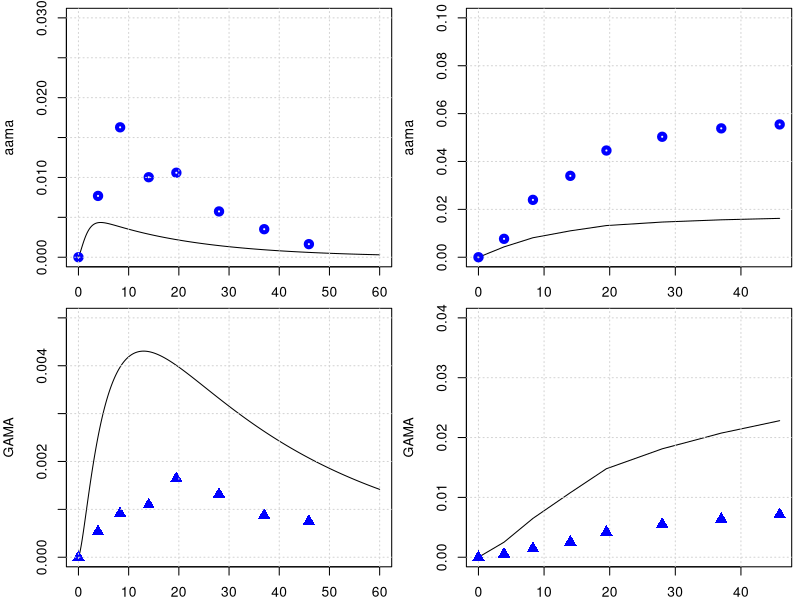

The R source for this figure:
library(deSolve)
library(minpack.lm)
graphics.off()

# body weight in kg
BW = 70 
# fractions of BW
##https://journals.sagepub.com/doi/pdf/10.1177/ANIB_32_3-4
F_B = 0.079 
F_B_AB = 0.35 #fraction: arterial blood of blood volume
F_B_VB = 0.65 #fraction: venous blood of blood volume
F_Li = 0.026
F_Ki = 0.0044
F_T = 1-(F_B+F_Li+F_Ki)
# organ volumes in L
V_AB <- BW*F_B*F_B_AB 
V_VB <- BW*F_B*F_B_VB 
V_T <- BW*F_T
V_Ki <- BW*F_Ki
V_Li <- BW*F_Li
# cardiac output in L/(kg*h)
##https://journals.sagepub.com/doi/pdf/10.1177/ANIB_32_3-4
QCC = 16        #12.5 # maybe 14 or 6.5 check?
Q_C = QCC*BW^0.75
#FQ_P = 2.5/100 Trine: We don't have a lung compartment in this model
FQ_Li = 0.19
FQ_Ki = 0.255 #total - there is also an aterial flow rate 
FQ_T = 1 -( FQ_Li + FQ_Ki) # +FQ_P) Trine: We don't have a lung compartment in this model
Q_Li <- Q_C*FQ_Li
Q_Ki <- Q_C*FQ_Ki
Q_T <- Q_C*FQ_T

# partition coefficient 
### we comback later
pAA_TB = 0.2
pAA_KiB = 0.2
pAA_LiB = 0.8 
# Maybe we said it earlier and these parameters are not sensitive to the model, but from which paper did you get the values of these partition coefs., 
# in the paper of Sweeney and of Li are different pAA_LiB = 0.4 and pAA_KiB = 0.8.

# reaction rate constants 
k_AAuptake = 1 #1/h

k_onAA_T = 0.28  #1/h     # we took it from Sweenney
k_onAA_B = 0.36  #1/h
k_onAA_Li = 0.31 #1/h
k_onAA_Ki = 0.83 #1/h

# k_syn_GSH = 0.25  #mmol/h  # we have not used this parameter

#??????????????????
k_cl_GSH = 0.35   # 1/h   # we should check: notation, meaning, reference

# k_onAA_GSH = 0.55 # L/(mmol h)
# check, we do not use it any more.

k_exc_AAMA = 0.049   # 0.049 #1/h or 0.13 # this will change the shape

# k_exc_AA <- 2
# check, we do not use it any more.

MW_aa = 71   # mg/mmol
MW_ga = 87   # mg/mmol
MW_GSH = 307.32 # mg/mmol

# Maximum velocity for enzymatic reaction 
V_max_p450 = 9 /MW_aa*BW^0.7  # mg/h  from Sweenney paper, checked!
# maximum rate of GA and AA conjugation with GSH (mg/(h BW^0.7))
Vmax_AA_GSH <- 22*BW^0.7 # from the Sweeny  fitted   mg/h

k_0_GSH = 7   # from Sweeney paper.
MW_GSH = 307.32     # mg/mmol
AGSH0 = k_0_GSH * V_Li * MW_GSH

### PARAMETERS FOR GA
# partition coefficient
pGA_TB = 0.97
pGA_LiB = 0.9
pGA_KiB = .3

#k_onGA_GSH = 0.8 #L/(mmol h)

k_onGA_T = 0.089       #1/h
k_onGA_B = 0.108       #1/h
k_onGA_Ki = k_onAA_T/2 #1/h
k_onGA_Li = 0.115      #1/h

k_exc_GAMA = 0.027     # 0.077 #1/h  # or 0.027 # from sweeney
k_exc_GAOH = 0.077     # 1/h  # from sweeney
#k_exc_GA <- .4         # 1/h Q_Ki*0.025

PL1 = 1.7     # !$'liver/blood partition AA'
PL2 = 0.9     # !$'liver/blood partition GA'

VMAXGC1 = 1   #!Vmax for GSH-AA conjugation mg/hr-kg^0.7
VMAXG1 = VMAXGC1/MW_aa*BW**0.7    # !$'Liver AA-GSH rate'

# Maximum velocity for enzymatic reaction 
V_max_EH = 20 /MW_ga*BW^0.7  
KM_p450 = 10.0
KM_EH = 100.0
# maximum rate of GA and AA conjugation with GSH (mg/(h BW^0.7))
Vmax_GA_GSH <- 20*BW^0.7 # from the Sweeny  fitted   mg/h

KMG1 = 100  #!Km with respect to AA for GSH conjugation mg/L (from Sweeny code) Trine: This should be mg. Delete the term MW_aa
#Sweeney has this parameter for rats ans 100 mg/L why did you use this number and why divived by MW??
##Sweeney says this is 64 mg/L in the paper##This comment is wrong ignore
KMGG = 0.1/MW_GSH        # !KM with respect to GSH for AA or GA conjugation with GSH mmol/L. Trine: should be mg/L
####and that this is 307 mg/L #This comment is wrong ignore
KMG2 = 100  #!Km with respect to GA for GSH conjugation mM. Trine: This should be mg. Delete the term MW_aa
#The same comment as for KMG1


# from the code, not from paper
KPT_Li = 0.015    # !'protein turnover rate in liver'# this is confimred in the exp. values of Sweeney
KPT_Ki = 0.013    #  !'protein turnover rate in kidney'# 1/h this is 0.012 in Sweeney, I guess its not much of difference
KPTR = 0.013      # !'protein turnover rate in rpt'# this is 0.012 in Li et.al
KPTS = 0.0039     # !'protein turnover rate in spt'# and this they have it 0.0051 Sweeney and Li 0.0012 refering to Sweeney
KPTRB = 0.0039    # !'protein turnover rate in rbc'# how did we get that?
KPTPL = 0.0039    # !'protein turnover rate in plasma'# Sweeney has 0.012 for this value
# +++++++++++++++++++++++++++++++++++++++++++++++++++++++++++++++++
# create list of parameter
# +++++++++++++++++++++++++++++++++++++++++++++++++++++++++++++++++
params <- unlist(c(data.frame(pAA_TB, pAA_LiB, pAA_KiB,
                              pGA_TB, pGA_LiB, pGA_KiB,
                              k_onAA_T, k_onAA_B, k_onAA_Li,  k_onAA_Ki,
                              k_onGA_T, k_onGA_B, k_onGA_Li, k_onGA_Ki, 
                              k_exc_AAMA, k_exc_GAMA,
                              k_cl_GSH, V_max_p450, KM_p450, V_max_EH, KM_EH,
                              k_AAuptake)
))
yini <- c(m_AA_AB = 0.0, m_GA_AB = 0.0, 
          a_pb_AA_B = 0 ,
          m_AA_VB = 0.0, m_GA_VB = 0.0,
          m_AA_Ki = 0.0, m_GA_Ki = 0.0, m_AA_dose = 0 ,
          m_AA_Li = 0.0, m_AAMA = 0.0, 
          m_GA_Li = 0.0,
          a_pb_GA_Li   = 0.0,
          m_GAMA  = 0.0,        #m_GAMA_urinary = 0.0, 
          m_GSH_Li = k_0_GSH * V_Li * MW_GSH, 
          m_AA_T = 0.0, m_GA_T = 0.0,
          m_GAOH = 0.0, 
          m_AA_out = 0.0,  m_AA_accum = 0.0,   m_AA_free = 0.0, m_AA_in = 0.0,
          m_GA_out = 0.0,  m_GA_accum = 0.0, m_GA_free = 0.0, m_GA_in = 0.0,
          a_pb_AA_Ki = 0,
          a_pb_AA_Li = 0,
          a_pb_GA_Ki = 0, a_pb_AA_T = 0
)
# ++++++++++++++++++++++++++++++++++++++++++++++++++++++++++++++++++
# PBPK model for Acrylamide 
# ++++++++++++++++++++++++++++++++++++++++++++++++++++++++++++++++++
PBPKmodelAA <- function(t,state,parameter){
  with(as.list(c(t,state,parameter)), {
    ########################################################################################  
    #----#---#  Model for AA  #---#---#
    # concentrations blood in the organs in mg/L
    c_AA_AB <- m_AA_AB/V_AB   
    c_AA_VB <- m_AA_VB/V_VB
    c_AA_T <- m_AA_T/V_T
    c_AA_Li <- m_AA_Li/V_Li*PL1 #Trine: Should we multiply with PL1 as we do for GA
    c_AA_Ki <- m_AA_Ki/V_Ki
    
    c_GSH_Li <- m_GSH_Li/V_Li
    # units checked -> mg/h   
    dm_AA_dose <- -k_AAuptake*m_AA_dose
    # ????????????????????????????
    
    # Blood
    #-----------------------------
    # units checked -> mg/h   
    dm_AA_AB <- Q_C*(c_AA_VB - c_AA_AB) -k_onAA_B*m_AA_AB
    # units checked -> mg/h   
    dm_AA_VB <- Q_T*(c_AA_T/pAA_TB) +Q_Li*(c_AA_Li/pAA_LiB) +Q_Ki*(c_AA_Ki/pAA_KiB) - Q_C*c_AA_VB -k_onAA_B*m_AA_VB
    
    # Trine: I added this. Can we make an overall turnover rate in blood? Is this correct? 
    da_pb_AA_B <- k_onAA_B*m_AA_AB + k_onAA_B*m_AA_VB - a_pb_AA_B*KPTRB
    
    # Kidney
    #---------------------------------
    # units checked -> mg/h   
    dm_AA_Ki <- Q_Ki*c_AA_AB -Q_Ki*(c_AA_Ki/pAA_KiB) -k_onAA_Ki*m_AA_Ki 
    
    # protein tunr over AA in Kidney
    da_pb_AA_Ki <- k_onAA_Ki*m_AA_Ki - a_pb_AA_Ki*KPT_Ki
    
    # Liver
    #--------------------------------

    
    
    
    # units checked -> mg/h
    dm_GSH_Li <- k_0_GSH * V_Li * MW_GSH - k_cl_GSH*m_GSH_Li 
    
    # unit chekced mg/h 
    metAA_GSH <- Vmax_AA_GSH * c_AA_Li * c_GSH_Li / ((KMG1 + c_AA_Li) * (KMGG + c_GSH_Li))
    # Then the units of this eq. are not mg/h, with the KMG1 & KMGG having the MW!
    
    metAA_P450 <- V_max_p450 * MW_aa*c_AA_Li/ (KM_p450+c_AA_Li)
    
    # units checked -> mg/h  
    dm_AA_Li <- Q_Li*(c_AA_AB - c_AA_Li/pAA_LiB) + k_AAuptake*m_AA_dose - k_onAA_Li*m_AA_Li  - metAA_P450 - metAA_GSH 
    
    # protein turn over AA in Liver
    da_pb_AA_Li <- k_onAA_Li*m_AA_Li - a_pb_AA_Li * KPT_Li
    
    # Tissue
    #--------------------------------------------------------------
    # units checked -> mg/h   
    dm_AA_T <- Q_T*(c_AA_AB - c_AA_T/pAA_TB) -k_onAA_T*m_AA_T
    # protein turn over AA in Tussue
    da_pb_AA_T <- k_onAA_T*m_AA_T - a_pb_AA_T * KPTS
    
    # Urine
    #-------------------------------------------------------------
    # units checked -> mg/h   
    dm_AAMA <- metAA_GSH  - m_AAMA*k_exc_AAMA 
    
    dm_AA_out <- metAA_P450 + metAA_GSH
    dm_AA_in <- k_AAuptake*m_AA_dose
    dm_AA_accum <- k_onAA_B*m_AA_AB +k_onAA_B*m_AA_VB +k_onAA_T*m_AA_T +k_onAA_Li*m_AA_Li +k_onAA_Ki*m_AA_Ki
    dm_AA_free <- dm_AA_AB + dm_AA_VB +dm_AA_T +dm_AA_Li +dm_AA_Ki
    ########################################################################################  
    
    ########################################################################################    
    #----#---#  Model for Ga  #---#---#    
    #concentrations blood in the organs in mg/L
    c_GA_AB <- m_GA_AB/V_AB ;   c_GA_VB <- m_GA_VB/V_VB
    c_GA_T <- m_GA_T/V_T
    c_GA_Li <- m_GA_Li/(V_Li*PL2)
    c_GA_Ki <- m_GA_Ki/V_Ki
    
    # Blood
    #-----------------------------
    # units checked -> mg/h   
    dm_GA_AB <- Q_C*(c_GA_VB - c_GA_AB) -k_onGA_B*m_GA_AB
    # units checked -> mg/h   
    dm_GA_VB <- Q_T*(c_GA_T/pGA_TB) +Q_Li*(c_GA_Li/pGA_LiB) +Q_Ki*(c_GA_Ki/pGA_KiB) - Q_C*c_GA_VB -k_onGA_B*m_GA_VB
    # units checked -> mg/h   
    
    # Kidney
    #---------------------------------
    dm_GA_Ki <- Q_Ki*c_GA_AB -Q_Ki*(c_GA_Ki/pGA_KiB) -k_onGA_Ki*m_GA_Ki 
    
    # protein tunr over AA in Kidney
    da_pb_GA_Ki <- k_onGA_Ki*m_GA_Ki - a_pb_GA_Ki*KPT_Ki
    
    # Liver
    #--------------------------------
    # units checked -> mg/h
    metGA_GSH <- Vmax_GA_GSH * c_GSH_Li *c_GA_Li / (c_GA_Li + KMG2)/(c_GSH_Li + KMGG)
    metGA_EH <- V_max_EH *MW_ga *c_GA_Li / (KM_EH + c_GA_Li)
    # units checked -> mg/h 
    dm_GA_Li <- Q_Li*(c_GA_AB - c_GA_Li/pGA_LiB) - k_onGA_Li*m_GA_Li + metAA_P450 - metGA_GSH -metGA_EH 
    
    # protein tunr over GA in Liver
    da_pb_GA_Li = k_onGA_Li*m_GA_Li - a_pb_GA_Li*KPT_Li 
    
    # units checked -> mg/h, 
    dm_GAMA <-  metGA_GSH  -m_GAMA*k_exc_GAMA
    
    #????????????????????????????????????????????
    # we need a new k_exc_GAOH
    dm_GAOH <- metGA_EH -m_GAOH*k_exc_GAOH
    
    # Tissue
    #-----------------------------------------------------
    dm_GA_T <- Q_T*(c_GA_AB - c_GA_T/pGA_TB) -k_onGA_T*m_GA_T
    
    dm_GA_out <- metGA_GSH + metGA_EH 
    dm_GA_in <- metAA_P450
    dm_GA_accum <- k_onGA_B*m_GA_AB +k_onGA_B*m_GA_VB +k_onGA_T*m_GA_T +k_onGA_Li*m_GA_Li +k_onGA_Ki*m_GA_Ki
    dm_GA_free <- dm_GA_AB + dm_GA_VB +dm_GA_T +dm_GA_Li +dm_GA_Ki 
    
    return(list(c(dm_AA_AB,  dm_GA_AB,
                  da_pb_AA_B,
                  dm_AA_VB,    dm_GA_VB,
                  dm_AA_Ki,  dm_GA_Ki,  dm_AA_dose,
                  dm_AA_Li,
                  dm_AAMA,   
                  dm_GA_Li, da_pb_GA_Li, dm_GAMA,
                  dm_GSH_Li, dm_AA_T,   dm_GA_T,
                  dm_GAOH,
                  dm_AA_in,
                  dm_AA_out,
                  dm_AA_accum,
                  dm_AA_free,
                  dm_GA_out,
                  dm_GA_accum,
                  dm_GA_free,
                  dm_GA_in,
                  da_pb_AA_Ki,
                  da_pb_AA_Li,
                  da_pb_GA_Ki,
                  da_pb_AA_T
    )))
  })
}
PBPKmodelAA <- compiler::cmpfun(PBPKmodelAA)



################################################################
# manual readout from Kopp and Dekant 2009
################################################################
times <- seq(from = 0, to = 60, by = 0.1)
diet <- data.frame(var = "m_AA_dose", method = "add",
                   time = c(0.0),  value = 0.5 *BW /1000 )  # dose of 0.05 microg/kg bw
out <- ode(y = yini, times = times, func = PBPKmodelAA, parms = params, events = list(data = diet))
yobs_urine <- data.frame(
  time = c(0.0, 3.9, 8.3, 14, 19.5, 28, 37, 45.9),
  AAMA = c(0.0/1000000, 32.8/1000000, 69.5/1000000, 42.8/1000000, 45.2/1000000, 24.5/1000000, 15/1000000, 7/1000000)*234.28, #https://pubchem.ncbi.nlm.nih.gov/compound/N-Acetyl-S-_2-carbamoylethyl_-L-cysteine
  GAMA = c(0.0, 2.15*1e-6, 3.66*1e-6, 4.38*1e-6, 6.57*1e-6, 5.26*1e-6, 3.50*1e-6, 3.0*1e-6)*250.27
)


# plot for AAMA in urinary
par(mfrow=c(2,2),mar=c(2,4,.5,.5))
plot(out[,'time'], out[,'m_AAMA']   ,type = 'l',xlab = 'time', ylab = 'aama', ylim = c(0,.03) )
points(yobs_urine$time, yobs_urine$AAMA , col="blue", lwd = 4) ; grid()
time_points_measure_unrine = c(1, 40, 84, 141, 196, 280 , 371, 460)
tamtam = out[,'m_AAMA'][time_points_measure_unrine ]
plot(yobs_urine$time, cumsum( tamtam ),type = 'l', ylab = 'aama', ylim = c(0,.1), xlab = 'time' ); grid()
points(yobs_urine$time, cumsum(yobs_urine$AAMA) , col="blue", lwd = 4)

# plot for GAMA 
plot(out[,'time'], out[,'m_GAMA']  ,type = 'l',xlab = '', ylab = 'GAMA', ylim = c(0,.005) )
points(yobs_urine$time, yobs_urine$GAMA , col="blue", cex = 1.5, pch = 17); grid()
time_points_measure_unrine = c(1, 40, 84, 141, 196, 280 , 371, 460)
tamtam = out[,'m_GAMA'][time_points_measure_unrine ]
plot(yobs_urine$time, cumsum( tamtam ),type = 'l',xlab = '', ylab = 'GAMA', ylim = c(0,.04) ); grid()
points(yobs_urine$time, cumsum(yobs_urine$GAMA) , col="blue",cex = 1.5, pch = 17)

out[,'m_AA_dose']

##################################################################################
#### Check mass balance
#################################################################################

Qbal = Q_C - Q_T - Q_Ki - Q_Li 
